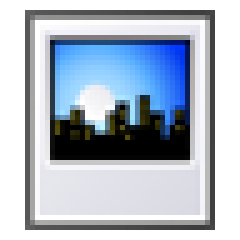
%> input picture small.png, 48 x 48 px (shown 5 times larger)
$ octave trial3.m   (GNU Octave 9; MATLAB toolbox functions it lacks are replaced by stand-ins)
%> lines starting %> are read from the running program, lines starting %| are printed output that depends on the picture
### Issuperinc.m
function [] = Issuperinc(W)
%UNTITLED2 Summary of this function goes here
%   To find out if a sequence of weights chosen is super increasing or not
n=length(W);
sum=0;
for i=1:n
  if(W(i)<sum)
      fprintf('Not a Super Increasing Sequence  \n');
    return;
  end
    if(W(i)>sum)
         sum= sum+W(i);
    end
end
  fprintf('This is a Super increasing Sequence   \n');


### pgmodcheck.m

function y=pgmodcheck(x,p,W)
% To ensure that the chosen prime generator and the modulo are suitable
n=length(W);
k=0;
for i=1:n
    k= k+W(i);
end

if(x<k)
    disp('Chooose a modulo greater than the Sum of weights  \n');
    return
else
    disp('Modulo Value Acceptable \n');
end

if ~isprime(p)
    disp('The field order is not a prime number  \n');
    return
end

    if(mod(x,p)==0)
        disp('The modulo is a factor of the prime Generator. Not acceptable  \n');
    else
        disp('Prime Generator Acceptable  \n');
    end

%elseif sum(x>=p)
    %disp('All or some of the numbers do not belong to the field');
    return
if sum(~x)
    disp('0 does not have a multiplicative inverse  \n');
    return
end

### trial3.m
disp('Choose an Image  \n');
a=imread('small.png','png');
%> a is the input picture: size 48x48x3 uint8; mean R, G, B 173.8, 184.1, 197.8
a=rgb2gray(a);
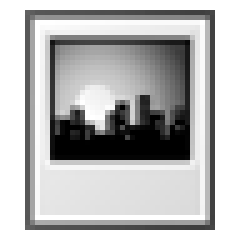
%> a: size 48x48 uint8 (shown 5 times larger); min 0, max 255, mean 182.6
a=double(a);
%> a: size 48x48 double
sz1=size(a,1);
%> sz1 = 48
sz2=size(a,2);
%> sz2 = 48
b=reshape(a,1,(sz1*sz2))
%> b = 2304 values, max 255 at index 1, min 0 at index 556, mean 182.6
k=numel(b);
%> k = 2304

% Convert the decimal grey level values to 8 bit binary
b=dec2bin(a);
%> b = 2304 items
im=uint8(b)-48;
whos;

%Enter odd and even knapsacks

we=input('Enter the Desired Weights of your knapsack for even rows in an array \n');
%> the answer given: 100
if(numel(we)~=8)
    disp('The number of weights should be equal to the length of individual Binary Strings \n');
end
Issuperinc(we);

wo=input('Enter the Desired Weights of your knapsack for odd rows in an array \n');
%> the answer given: 100
if(numel(wo)~=8)
    disp('The number of weights should be equal to the length of individual Binary Strings \n');
end
Issuperinc(wo);
% Enter the values for the generator and the modulo
pe=input('Enter The Prime Multipler(Generator) for even row knapsack \n');
%> the answer given: 3
xe= input('Enter The Modulo  \n')
%> the answer given: 3
pgmodcheck(xe,pe,we);

po=input('Enter The Prime Multipler(Generator) for odd row knapsack \n');
%> the answer given: 3
xo= input('Enter The Modulo  \n')
%> the answer given: 3
pgmodcheck(xo,po,wo);
% Generate Public key for even row
for j=1:8
%> (the run ends here)
